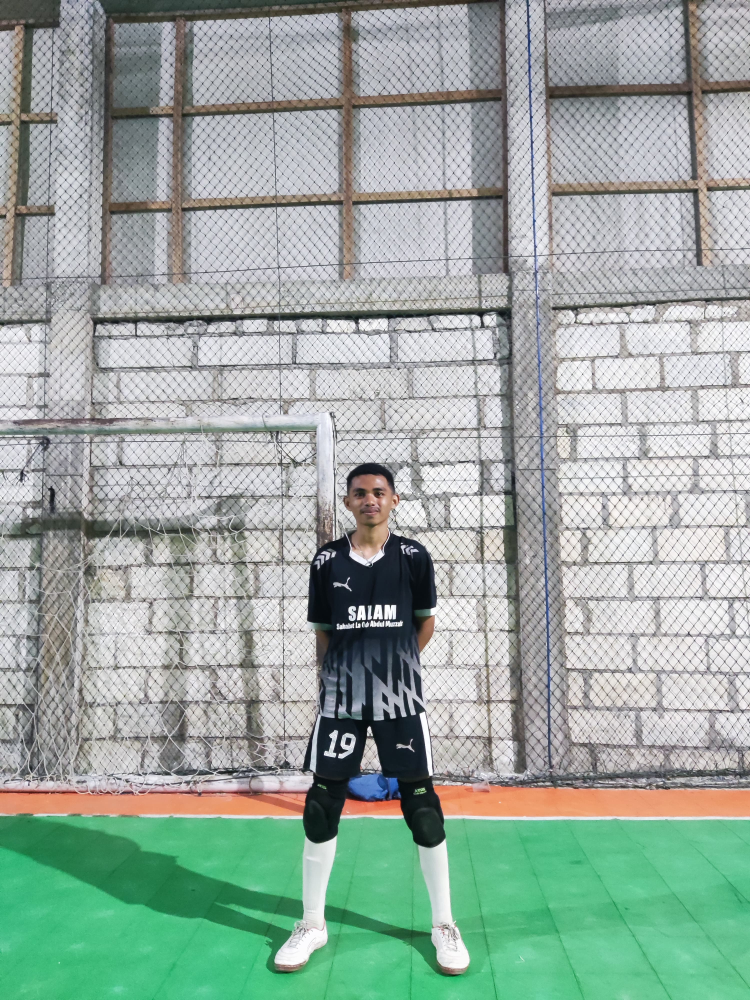
#> input picture alif.jpg, 3000 x 4000 px (shown at 1/4 size)
$ jupyter execute tugas-2.ipynb
#> lines starting #> are read from the running program, lines starting #| are printed output that depends on the picture; after the words box and inside, x2 and y2 are one past the last pixel; in counts of white or black regions, pixels touching at a corner belong together
[cell 1]
import pandas as pd
import numpy as np

import os
from pathlib import Path

import cv2

# BLUR

[cell 2]
# Muat citra
img = cv2.imread('alif.jpg')
#> img is the input picture: shape (4000, 3000, 3); mean B, G, R 160.1, 169.1, 152.9

# Buat blur dengan ukuran kernel 25x25
blur_img = cv2.blur(img, (25, 25))

# Atur ukuran hasil gambar
ukuran_lebar = 800
ukuran_tinggi = 900
blur_img = cv2.resize(blur_img, (ukuran_lebar, ukuran_tinggi))
#> blur_img: shape (900, 800, 3)

# Tampilkan hasil
cv2.imwrite("Citra Blur.jpg", blur_img)
cv2.imshow('Citra Blur', blur_img)
cv2.waitKey(0)
cv2.destroyAllWindows()

# GAUSSIAN BLUR

[cell 3]
# Muat citra
img = cv2.imread('alif.jpg')

# Buat Gaussian Blur dengan ukuran kernel 25x25 dan sigma 0
gaussian_blur_img = cv2.GaussianBlur(img, (25, 25), 0)

# Atur ukuran hasil gambar
ukuran_lebar = 800
ukuran_tinggi = 900
gaussian_blur_img = cv2.resize(gaussian_blur_img, (ukuran_lebar, ukuran_tinggi))
#> gaussian_blur_img: shape (900, 800, 3)

# Tampilkan hasil
cv2.imwrite("Citra Gaussian Blur.jpg", gaussian_blur_img)
cv2.imshow('Citra Gaussian Blur', gaussian_blur_img)
cv2.waitKey(0)
cv2.destroyAllWindows()

# SHARPENING

[cell 4]
# Muat citra
img = cv2.imread('alif.jpg')

# Buat kernel sharpening
kernel = np.array([[-1, -1, -1],
                   [-1, 9, -1],
                   [-1, -1, -1]])

# Buat sharpening
sharpening_img = cv2.filter2D(img, -1, kernel)

# Atur ukuran hasil gambar
ukuran_lebar = 800
ukuran_tinggi = 900
sharpening_img = cv2.resize(sharpening_img, (ukuran_lebar, ukuran_tinggi))
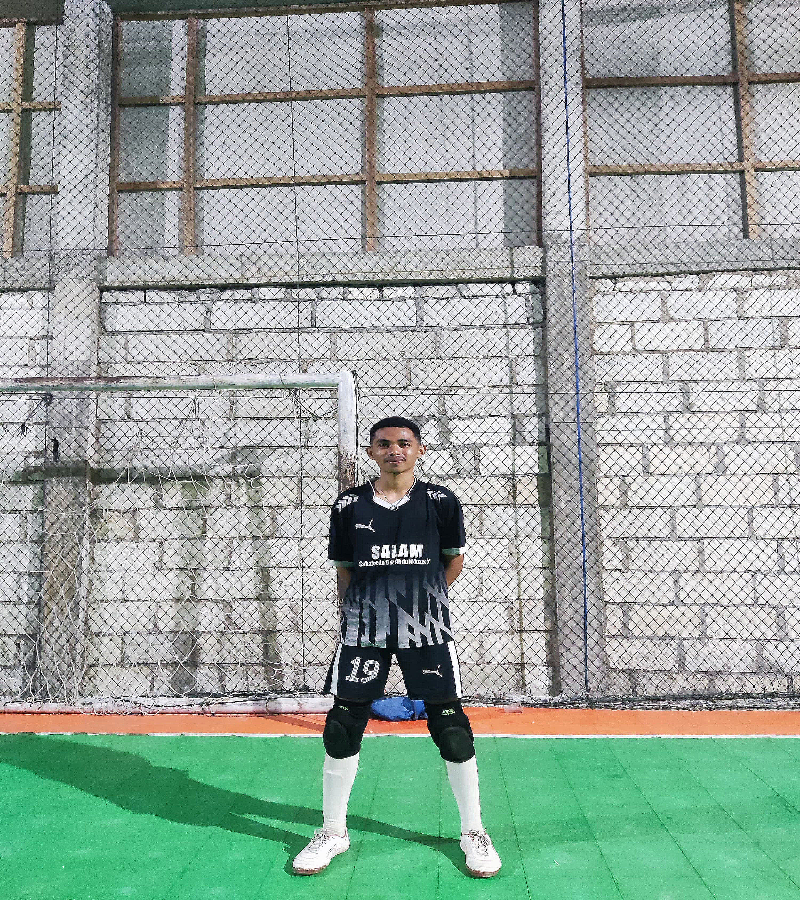
#> sharpening_img: shape (900, 800, 3); mean B, G, R 157.1, 166.3, 150.1

# Tampilkan hasil
cv2.imwrite("Citra Sharpening.jpg", sharpening_img)
cv2.imshow('Citra Sharpening', sharpening_img)
cv2.waitKey(0)
cv2.destroyAllWindows()

# EDGE DETECTED IMAGE

[cell 5]
# Muat citra
img = cv2.imread('alif.jpg')

# Buat edge detection menggunakan Canny
edges = cv2.Canny(img, 100, 200)
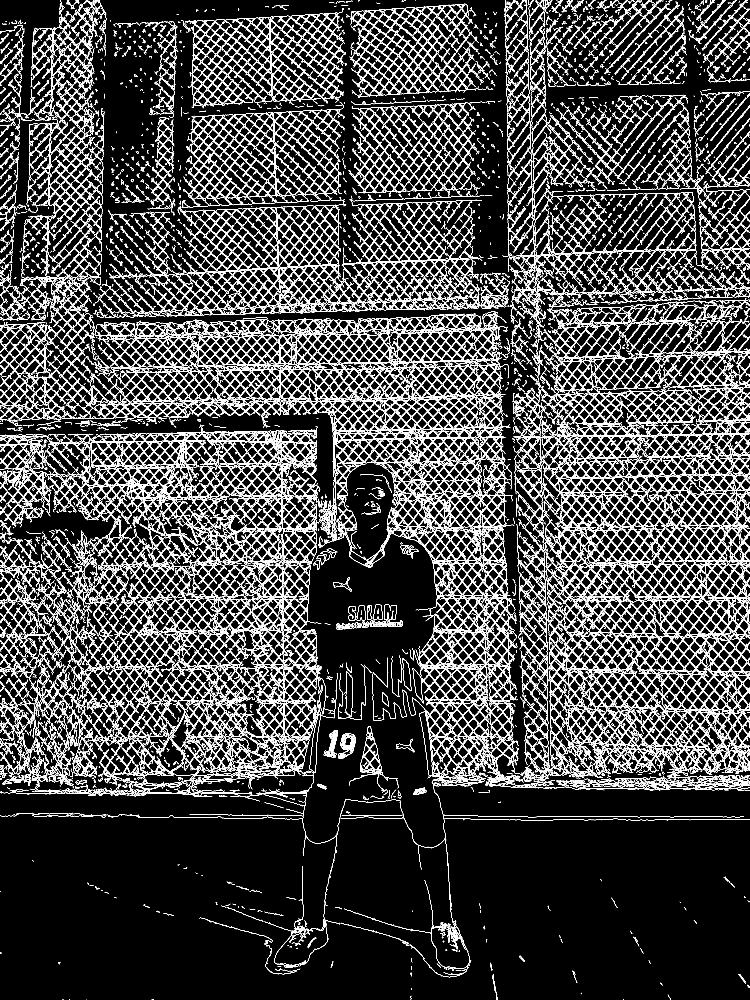
#> edges: shape (4000, 3000) (shown at 1/4 size); 9.8% white in thin lines or dots

# Atur ukuran hasil gambar
ukuran_lebar = 800
ukuran_tinggi = 900
edges = cv2.resize(edges, (ukuran_lebar, ukuran_tinggi))
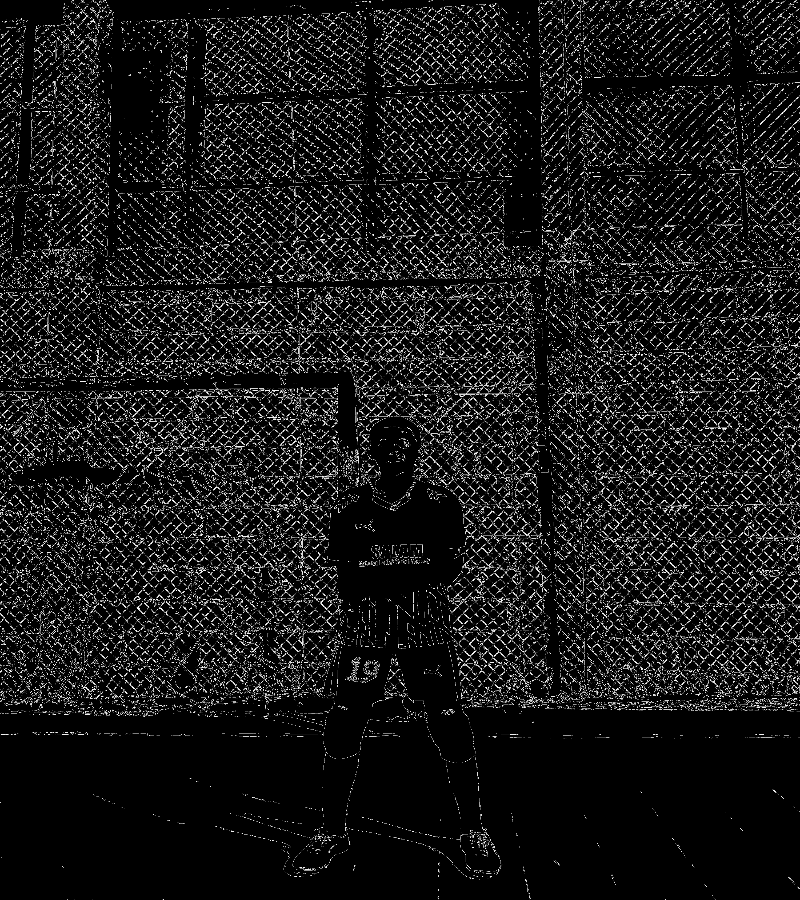
#> edges: shape (900, 800); min 0, max 255, mean 25

# Tampilkan hasil
cv2.imwrite("Citra Edge Detection.jpg", edges)
cv2.imshow('Citra Edge Detection', edges)
cv2.waitKey(0)
cv2.destroyAllWindows()

# EDGE DETECTED VIDEO

[cell 6]
# Muat video
cap = cv2.VideoCapture('alif.mp4')

# Buat VideoWriter
fourcc = cv2.VideoWriter_fourcc(*'XVID')
fps = 30.0
ukuran_lebar = int(cap.get(3))
ukuran_tinggi = int(cap.get(4))
out = cv2.VideoWriter('output.avi', fourcc, fps, (ukuran_lebar, ukuran_tinggi))

while True:
    # Baca frame
    ret, frame = cap.read()
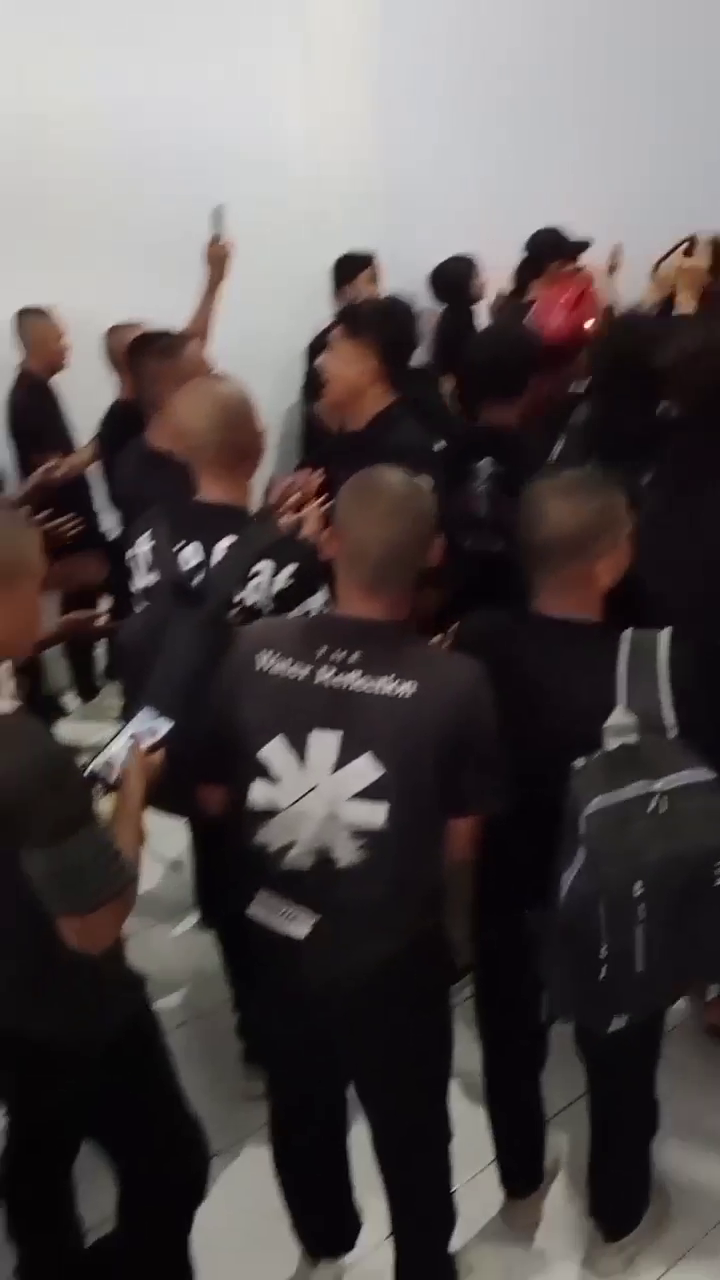
#> input picture frame 20 of alif.mp4, 720 x 1280 px
#> frame is the input picture: shape (1280, 720, 3); mean B, G, R 78.8, 78.9, 85.7

    if not ret:
        break

    # Konversi frame ke grayscale
    gray = cv2.cvtColor(frame, cv2.COLOR_BGR2GRAY)

    # Aplikasikan Gaussian Blur
    blur = cv2.GaussianBlur(gray, (5, 5), 0)

    # Aplikasikan Canny Edge Detection
    edges = cv2.Canny(blur, 50, 150)
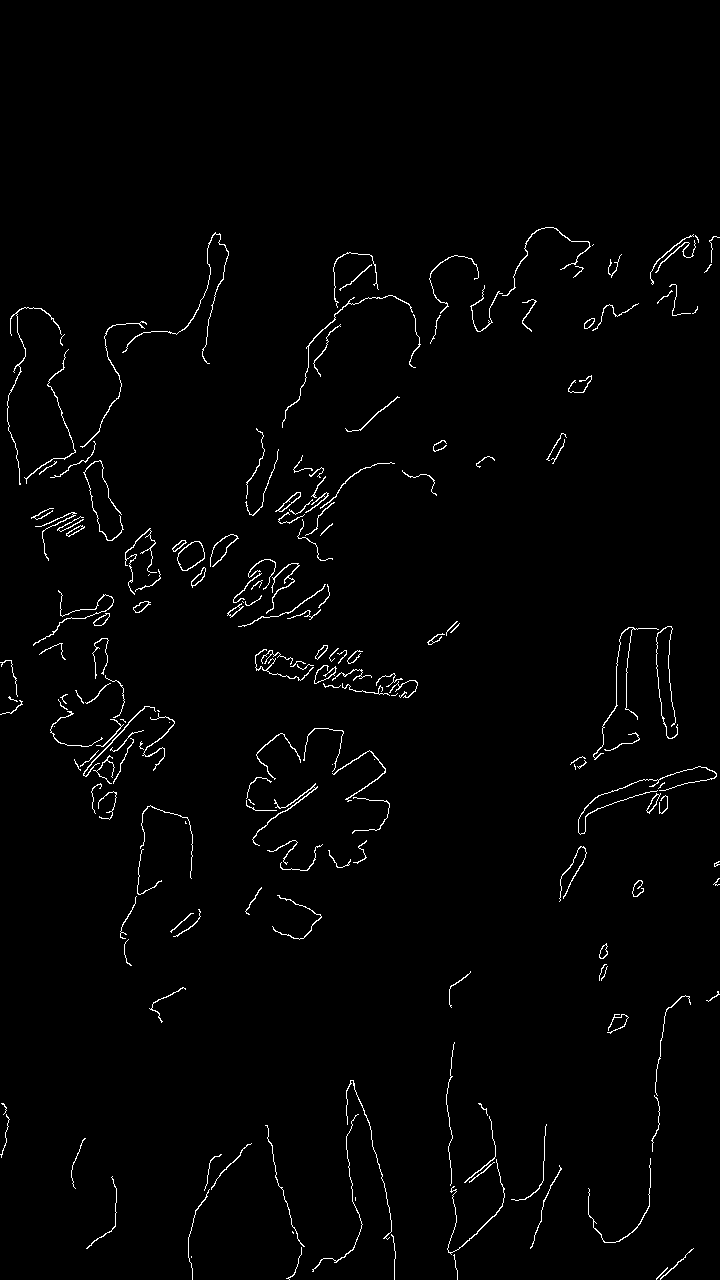
#> edges: shape (1280, 720); 1.6% white in thin lines or dots, all inside (x1, y1, x2, y2) = (0, 227, 720, 1280)

    # Tulis frame ke VideoWriter
    out.write(cv2.cvtColor(edges, cv2.COLOR_GRAY2BGR))

    # Tampilkan hasil
    cv2.imshow('Edge Detection', edges)

    # Keluar jika tombol 'q' ditekan
    if cv2.waitKey(1) & 0xFF == ord('q'):
#> (key q is pressed here)
        break

# Tutup jendela
cv2.destroyAllWindows()
cap.release()
out.release()
